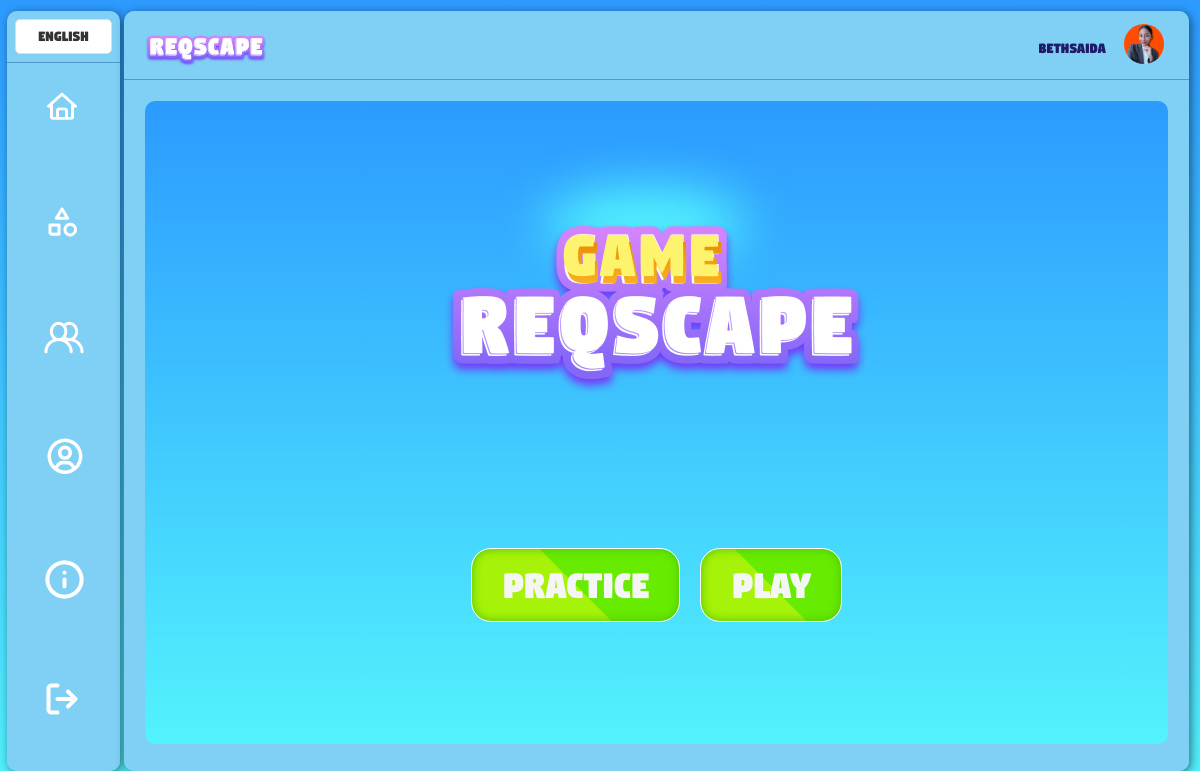
The page /modules/inicio/inicio.php (signed in) on the database its author committed.
### tables this page shows
CREATE TABLE `usuarios` (
  `id` int(11) NOT NULL,
  `usuario` varchar(255) NOT NULL,
  `correo` varchar(255) NOT NULL,
  `contrasena` varchar(255) NOT NULL,
  `imagen_perfil` varchar(255) DEFAULT NULL,
  `perfil` varchar(50) DEFAULT NULL
);

### modules/inicio/inicio.php (the view, shortened to what this page needs)
<?php
include "../../connection/connection.php";
if (isset($_SESSION['user_id'])) {
    $user_id = $_SESSION['user_id'];
    $sql = "SELECT usuario, correo, imagen_perfil, perfil FROM usuarios WHERE id = $user_id";
    $result = mysqli_query($con, $sql);
    if ($result && mysqli_num_rows($result) > 0) {
        $row = mysqli_fetch_assoc($result);
    } else {
        echo "No se encontraron resultados.";
        exit();
    }
} else {
    echo "No se ha iniciado sesión.";
    exit();
}
$lang = isset($_SESSION['language']) ? $_SESSION['language'] : 'en';
$translations = [
    'en' => [
        'home' => 'Home',
        'levels' => 'Levels',
        'score' => 'Score',
        'profile' => 'Profile',
        'info' => 'Info',
        'logout' => 'Logout',
        'create_room' => 'Create Room',
        'practice' => 'Practice',
        'play' => 'Play',
        'select_game_mode' => 'Select Game Mode',
        'solo_mode' => 'Solo Mode',
        'room_mode' => 'Room Mode',
        'select_level' => 'Select Level',
        'level_1' => 'Level 1',
        'level_2' => 'Level 2',
        'change_language' => 'Change Language'
    ],
    'es' => [
        'home' => 'Inicio',
        'levels' => 'Niveles',
        'score' => 'Puntuación',
        'profile' => 'Perfil',
        'info' => 'Información',
        'logout' => 'Cerrar sesión',
        'create_room' => 'Crear Sala',
        'practice' => 'Práctica',
        'play' => 'Jugar',
        'select_game_mode' => 'Selecciona el modo de juego',
        'solo_mode' => 'Modo Solitario',
        'room_mode' => 'Sala',
        'select_level' => 'Selecciona el nivel',
        'level_1' => 'Nivel 1',
        'level_2' => 'Nivel 2',
        'change_language' => 'Cambiar idioma'
    ]
];
$translations = $translations[$lang];
?>
<!DOCTYPE html>
<html lang="<?php echo $lang; ?>">
<head>
    <link rel="stylesheet" type="text/css" href="../../styles/inicio.css">
</head>
<body>
    <div class="fondo">
        <div class="columna-1">
            <div class="fila1-cl1">
                <form method="post">
                    <select id="languageSelector" name="language" onchange="this.form.submit()">
                        <option value="en" <?php echo $lang == 'en' ? 'selected' : ''; ?>>English</option>
                    </select>
                </form>
            </div>
            <div class="fila2-cl1">
                <a href="inicio.php" class="lg-cl1">
                    <img src="../../assets/img/inicio/inicio.png" alt="">
                </a>
                <a href="niveles-juego.php" class="lg-cl1">
                    <img src="../../assets/img/inicio/niveles.png" alt="">
                </a>
                <a href="score-page.php" class="lg-cl1">
                    <img src="../../assets/img/inicio/scoreglobal.png" alt="">
                </a>
                <a href="perfil.php" class="lg-cl1">
                    <img src="../../assets/img/inicio/perfil.png" alt="">
                </a>
                <a href="<?php echo ($row['perfil'] == 'profesor') ? 'reporte-niveles.php' : 'informacion.php'; ?>" class="lg-cl1">
                <img src="../../assets/img/inicio/<?php echo ($row['perfil'] == 'profesor') ? 'report.png' : 'info.png'; ?>" alt="">
                </a>
                <a href="inicio-sesion.php" class="lg-cl1">
                    <img src="../../assets/img/inicio/log-out.png" alt="">
                </a>
            </div>
        </div>
        <div class="columna-2">
            <div class="fila1-cl2">
                <div class="logo">
                    <img src="../../assets/img/logo.png" alt="">
                </div>
                <div class="usuario-logueado">
                    <div class="profile-data-item">
                        <span id="username" class="username-span"><?php echo $row["usuario"]; ?></span>
                    </div>
                    <?php
                    if (!empty($row["imagen_perfil"])) {
                        echo '<img class="profile-pic" src="' . $row["imagen_perfil"] . '" alt="Imagen de perfil">';
                    } else {
                        echo '<img class="profile-pic" src="../../modules/inicio/uploads/perfil.jpg" alt="Avatar predeterminado">';
                    }
                    ?>
                </div>
            </div>
            <div class="fila2-cl2">
                <div class="contenido-juego">
                    <div class="logo-inicial">
                        <img src="../../assets/img/inicio/logoinicio.png" alt="">
                    </div>
                    <div class="btn-juego-principal">
                            <button class="btn-jugar" id="btn-practica" <?php echo $row["perfil"] == 'profesor' ? "style='display:none'":'';?> data-translate="practice"><?php echo $translations['practice']; ?></button>
                            <button class="btn-jugar" id="btn-jugar" <?php echo $row["perfil"] == 'profesor' ? "style='display:none'":'';?> data-translate="play"><?php echo $translations['play']; ?></button>
                    </div>
                </div>
            </div>
        </div>
    </div>
</body>
</html>

### styles/inicio.css (style rules this page uses)
body { margin: 0; padding: 0; }
.fondo { margin: 0; padding: 0; height: 100vh; display: grid; grid-template-columns: auto 1fr; background-image: linear-gradient(to bottom, #2C9AFF, #53F3FD); }
.columna-1 { width: 113px; height: 95vh; margin: 6%; margin-top: 10%; background: linear-gradient(80deg, #80CFF5, #80CFF5 44%); border-radius: 10px; border-image: linear-gradient(to right, #FFFFFF 25%, #FFFFFF 77%, #FFFFFF 85%); border-image-slice: 1; backdrop-filter: blur(5px); box-shadow: 2px 2px 10px rgba(0, 0, 0, 0.5); display: grid; grid-template-rows: auto 1fr; }
.fila1-cl1 { border-bottom: 1px solid rgba(19, 67, 145, 0.4); }
.fila2-cl1 { display: grid; grid-row: auto auto auto auto auto auto; margin: 15%; gap: 5%; }
.lg-cl1 { background-color: transparent; border: none; padding: 10px 20px; cursor: pointer; border-radius: 10px; position: relative; }
.columna-2 { height: 95vh; margin: 1%; background: linear-gradient(80deg, #80CFF5, #80CFF5 44%); border-radius: 10px; border-image: linear-gradient(to right, #FFFFFF 25%, #FFFFFF 77%, #FFFFFF 85%); border-image-slice: 1; backdrop-filter: blur(5px); box-shadow: 2px 2px 10px rgba(0, 0, 0, 0.5); display: grid; grid-template-rows: auto 1fr; }
.fila1-cl2 { border-bottom: 1px solid rgba(19, 67, 145, 0.4); display: grid; grid-template-columns: auto 1fr; }
.logo { margin-top: 5%; margin-left: 5%; margin-bottom: 2%; }
.logo img { width: 30%; }
.contenido-juego { background-image: linear-gradient(to bottom, #2C9AFF, #53F3FD); margin: 2%; display: grid; grid-template-rows: auto 1fr; border-radius: 10px; width: 96%; height: 93%; }
.logo-inicial { margin: 3%; display: flex; align-items: center; justify-content: center; }
.btn-juego-principal { display: flex; align-self: stretch; align-items: center; flex-wrap: nowrap; justify-content: center; margin-bottom: 2%; margin-top: 2%; gap: 2%; }
.btn-jugar { background: linear-gradient(45deg, #A6F208 50%, #67EB00 50%); box-shadow: inset 0 0 10px #4EC307; color: whitesmoke; border-radius: 20px; border: 1px solid #FFFFFF; padding: 15px 30px; font-size: 42px; font-family: 'Digitalt'; }

### modules/inicio/inicio.php (style rules this page uses)
.usuario-logueado { display: flex; justify-content: end; border-radius: 10%; margin: 2%; margin-bottom:0%; }
.profile-data-item { font-family: 'Digitalt'; display: flex; justify-content: center; align-items: center; margin-right:3%; margin-top: 0%; margin-bottom:1%; color: #1E1C69; }
.usuario-logueado img { width: 40px; height: 40px; border-radius: 50%; margin: 2% 2%; margin-top: 0%; margin-left: 0%; }
.contenido-juego { height: 93%; }
.btn-juego-principal { gap: 2%; }
.btn-jugar { margin-right: 0%; }
.fila1-cl1 { padding: 7%; border-bottom: 1px solid rgba(19, 67, 145, 0.4); }
#languageSelector { appearance: none; -webkit-appearance: none; -moz-appearance: none; width: 100%; padding: 8%; border: 1px solid #ddd; border-radius: 5px; font-size: 16px; background-color: #fff; color: #333; cursor: pointer; outline: none; transition: border-color 0.3s ease; text-align: center; font-family: 'Digitalt'; font-weight: lighter; }
#languageSelector option { color: #333; background-color: #fff; text-align: center; }

### rows shown on the page
usuarios: usuario "Bethsaida", imagen_perfil (picture)

### other values the page prints
$translations['practice'] "Practice"
$translations['play'] "Play"
